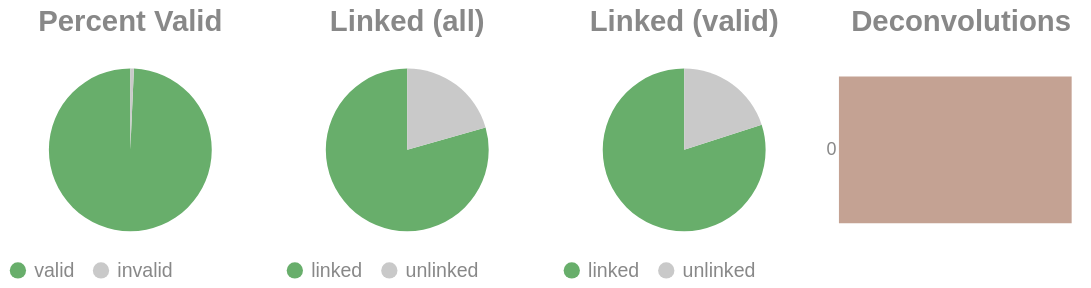

Notebook code cell kept with this figure:
### Code cell
if SKIPLR:
    pass
else:
    clash = Counter()
    for i in valids['molecule'].to_list():
        _mol = i.split("-")
        if len(_mol) == 1:
            clash.update('0')
        else:
            clash.update(_mol[-1])

    _d = {"deconvolutions": [], 'count': []}
    for k,v in clash.items():
        _d['deconvolutions'].append(k)
        _d['count'].append(v)

    tot_valid = valids['reads'].sum()
    mask = valids['reads'] >= 2
    n_linked_reads = valids.filter(mask)['reads'].sum()
    if n_linked_reads == 0:
        print_html("No linked molecules (>=2 reads) were detected; skipping linked-only distributions.")
        SKIPLR = True
    else:
        perc_valid = round(tot_valid / n_reads, 4)
        linked_perc_abs = round(n_linked_reads / n_reads, 4)
        linked_perc = round(n_linked_reads / tot_valid, 4)

    _valid = pl.DataFrame({"valids": ['valid', 'invalid'], "count": [tot_valid, n_reads - tot_valid]})
    _linked_abs = pl.DataFrame({"linked (absolute)": ['linked', 'unlinked'], "count": [n_linked_reads, n_reads - n_linked_reads]})
    _linked_rel = pl.DataFrame({"linked (valids)": ['linked', 'unlinked'], "count": [n_linked_reads, tot_valid - n_linked_reads]})

    (
        alt.hconcat(
            piechart(_valid, goodval = 'valid', title = "Percent Valid"),
            piechart(_linked_abs, goodval = "linked", title =  "Linked (all)"),
            piechart(_linked_rel, goodval = "linked", title =  "Linked (valid)"),
            convolutionbar(pl.DataFrame(_d), title = "Deconvolutions"),
            center = True,
            bounds = 'flush'
        )
        .resolve_scale(color='independent')
        .resolve_legend('independent')
        .properties(usermeta={'embedOptions': {"actions": False}})
    ).display()

### Figure 1 — Vega-Lite specification as saved in the notebook (floating-point values rounded to 4 significant figures)
{"width": "container", "height": 400, "config": {"title": {"anchor": "start", "dy": -15, "fontSize": 18, "color": "#888888", "subtitleColor": "#888888", "subtitleFontSize": 14}, "arc": {"fill": "#0072B2"}, "axis": {"domainColor": "#888888", "domainWidth": 0.5, "gridWidth": 0.2, "grid": false, "titleFontWeight": 400, "titleFontSize": 15, "labelFontSize": 11, "labelColor": "#888888", "tickColor": "#888888", "tickWidth": 0.2, "titleColor": "#888888"}, "axisBand": {"grid": false}, "axisX": {"grid": true, "tickSize": 10, "domainCap": "round"}, "axisY": {"domain": false, "grid": true, "tickSize": 0, "domainCap": "round"}, "background": "transparent", "header": {"labelFontSize": 15, "labelColor": "#888888", "titleFontSize": 15, "titleFontWeight": 600, "titleColor": "#888888"}, "legend": {"labelFont": "sans-serif", "labelFontSize": 12, "labelColor": "#888888", "symbolSize": 100, "symbolType": "circle", "titleFontSize": 12, "titlePadding": 10, "titleColor": "#888888", "title": null}, "range": {"category": ["#E69F00", "#56B4E9", "#009E73", "#F0E442", "#0072B2", "#D55E00", "#CC79A7", "#000000"], "diverging": ["#cfe8f3", "#a2d4ec", "#73bfe2", "#46abdb", "#1696d2", "#12719e"]}, "area": {"fill": "#0072B2", "fillOpacity": 0.7, "line": true, "strokeOpacity": 0.7}, "line": {"color": "#0072B2", "stroke": "#0072B2", "strokeWidth": 2}, "trail": {"color": "#0072B2", "stroke": "#0072B2", "strokeWidth": 0, "size": 1}, "point": {"filled": true, "fillOpacity": 1.0, "size": 95}, "text": {"color": "#888888", "fontSize": 11, "align": "right", "fontWeight": 400, "size": 11}, "bar": {"fill": "#0072B2", "stroke": null}, "view": {"stroke": null, "continuousWidth": 660, "continuousHeight": 400}}, "hconcat": [{"data": {"name": "data-64c2e41f346b3878fb214f3ca822840f"}, "mark": {"type": "arc"}, "encoding": {"color": {"field": "valids", "legend": {"orient": "bottom", "title": null}, "scale": {"domain": ["valid", "invalid"], "range": ["#68ae6b", "#C9C9C9"]}, "title": "Valids", "type": "nominal"}, "theta": {"field": "count", "type": "quantitative"}, "tooltip": [{"field": "valids", "title": "Valids", "type": "ordinal"}, {"field": "percent", "format": ".2%", "title": "Percent", "type": "quantitative"}, {"field": "count", "title": "Count", "type": "quantitative"}]}, "height": 100, "title": {"text": "Percent Valid", "align": "center", "anchor": "middle"}, "transform": [{"calculate": "datum.count / 13724809", "as": "percent"}], "width": 150}, {"data": {"name": "data-f41e2bea7ab946cb7139dee96288c01f"}, "mark": {"type": "arc"}, "encoding": {"color": {"field": "linked (absolute)", "legend": {"orient": "bottom", "title": null}, "scale": {"domain": ["linked", "unlinked"], "range": ["#68ae6b", "#C9C9C9"]}, "title": "Linked (Absolute)", "type": "nominal"}, "theta": {"field": "count", "type": "quantitative"}, "tooltip": [{"field": "linked (absolute)", "title": "Linked (Absolute)", "type": "ordinal"}, {"field": "percent", "format": ".2%", "title": "Percent", "type": "quantitative"}, {"field": "count", "title": "Count", "type": "quantitative"}]}, "height": 100, "title": {"text": "Linked (all)", "align": "center", "anchor": "middle"}, "transform": [{"calculate": "datum.count / 13724809", "as": "percent"}], "width": 150}, {"data": {"name": "data-9f48cdd92ec7fe44cc7dbc6bf3f16622"}, "mark": {"type": "arc"}, "encoding": {"color": {"field": "linked (valids)", "legend": {"orient": "bottom", "title": null}, "scale": {"domain": ["linked", "unlinked"], "range": ["#68ae6b", "#C9C9C9"]}, "title": "Linked (Valids)", "type": "nominal"}, "theta": {"field": "count", "type": "quantitative"}, "tooltip": [{"field": "linked (valids)", "title": "Linked (Valids)", "type": "ordinal"}, {"field": "percent", "format": ".2%", "title": "Percent", "type": "quantitative"}, {"field": "count", "title": "Count", "type": "quantitative"}]}, "height": 100, "title": {"text": "Linked (valid)", "align": "center", "anchor": "middle"}, "transform": [{"calculate": "datum.count / 13627884", "as": "percent"}], "width": 150}, {"data": {"name": "data-adb358267e3465f9821baa141a0e4f67"}, "mark": {"type": "bar"}, "encoding": {"color": {"field": "deconvolutions", "legend": null, "scale": {"scheme": "lightgreyred"}, "type": "nominal"}, "tooltip": [{"field": "deconvolutions", "title": "Deconvolutions", "type": "ordinal"}, {"field": "percent", "format": ".2%", "title": "Percent", "type": "quantitative"}, {"field": "count", "title": "Count", "type": "quantitative"}], "x": {"axis": null, "field": "count", "type": "quantitative"}, "y": {"field": "deconvolutions", "sort": "ascending", "title": null, "type": "nominal"}}, "height": 100, "title": {"text": "Deconvolutions", "align": "center", "anchor": "middle"}, "transform": [{"calculate": "datum.count / 4762238", "as": "percent"}], "width": 150}], "bounds": "flush", "center": true, "resolve": {"legend": {"angle": "independent"}, "scale": {"color": "independent"}}, "usermeta": {"embedOptions": {"actions": false}}, "$schema": "https://vega.github.io/schema/vega-lite/v6.1.0.json", "datasets": {"data-64c2e41f346b3878fb214f3ca822840f": [{"valids": "valid", "count": 13627884}, {"valids": "invalid", "count": 96925}], "data-f41e2bea7ab946cb7139dee96288c01f": [{"linked (absolute)": "linked", "count": 10901039}, {"linked (absolute)": "unlinked", "count": 2823770}], "data-9f48cdd92ec7fe44cc7dbc6bf3f16622": [{"linked (valids)": "linked", "count": 10901039}, {"linked (valids)": "unlinked", "count": 2726845}], "data-adb358267e3465f9821baa141a0e4f67": [{"deconvolutions": "0", "count": 4762238}]}}
